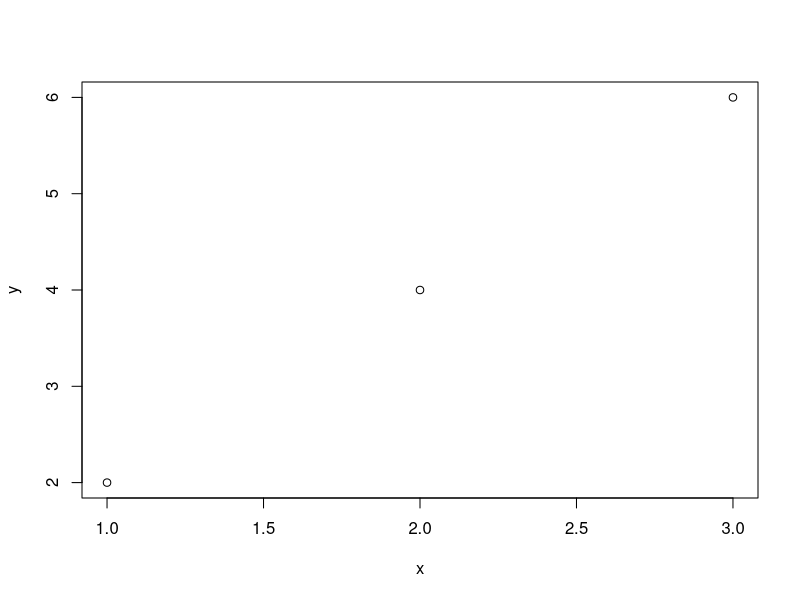
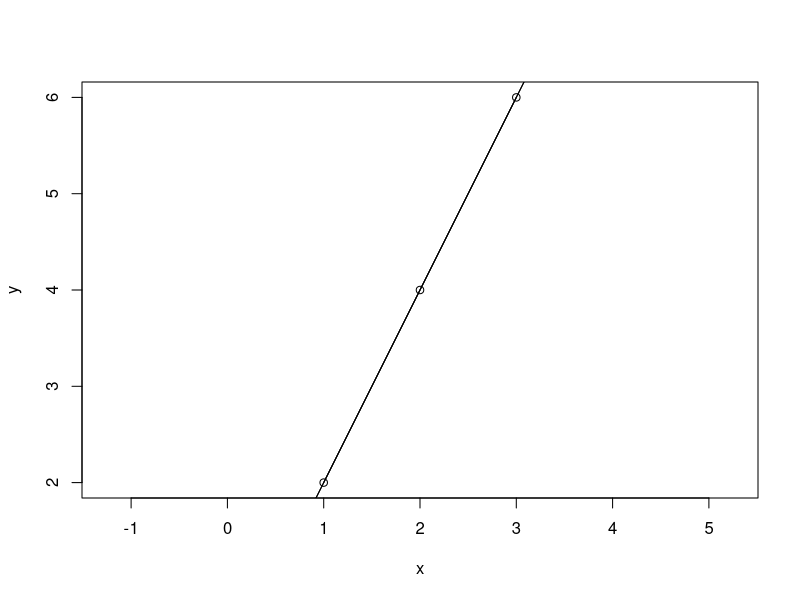
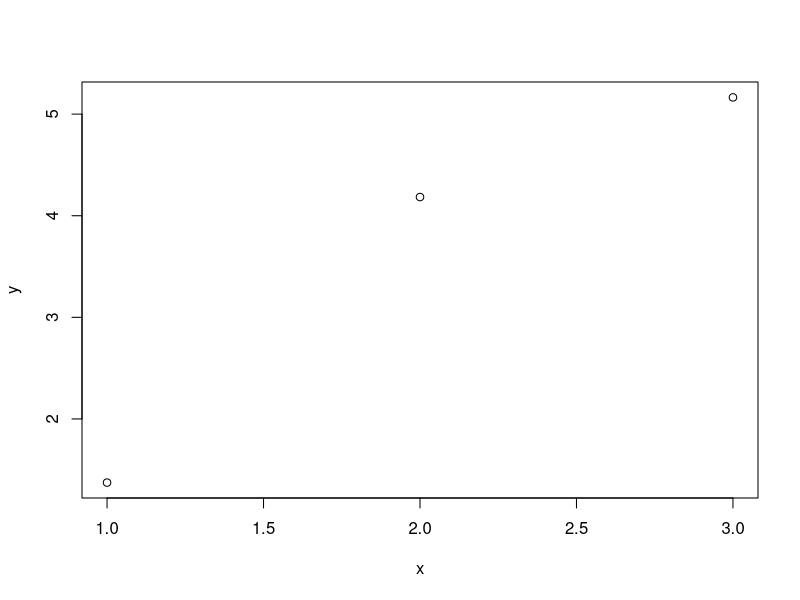
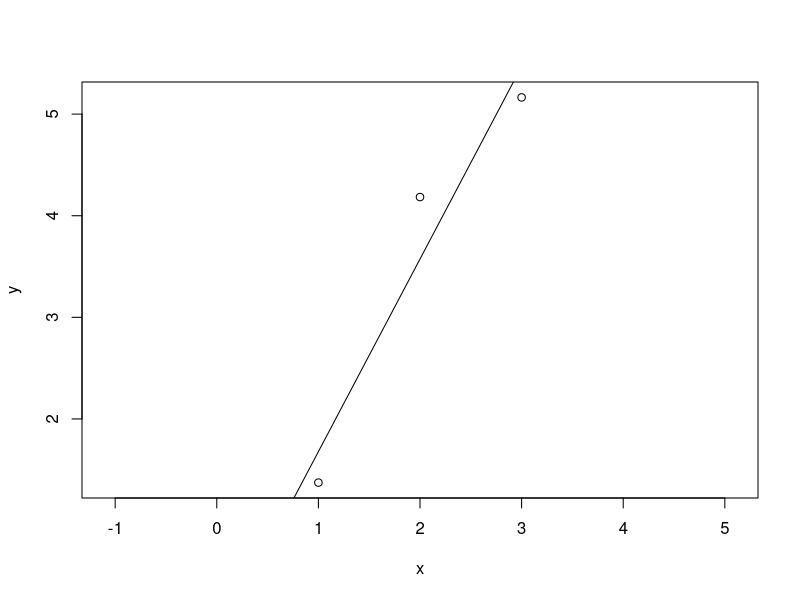
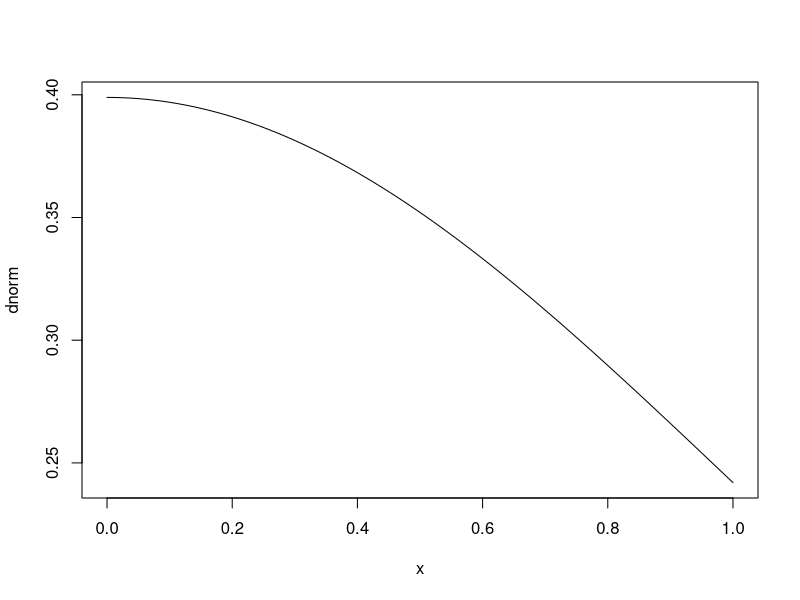
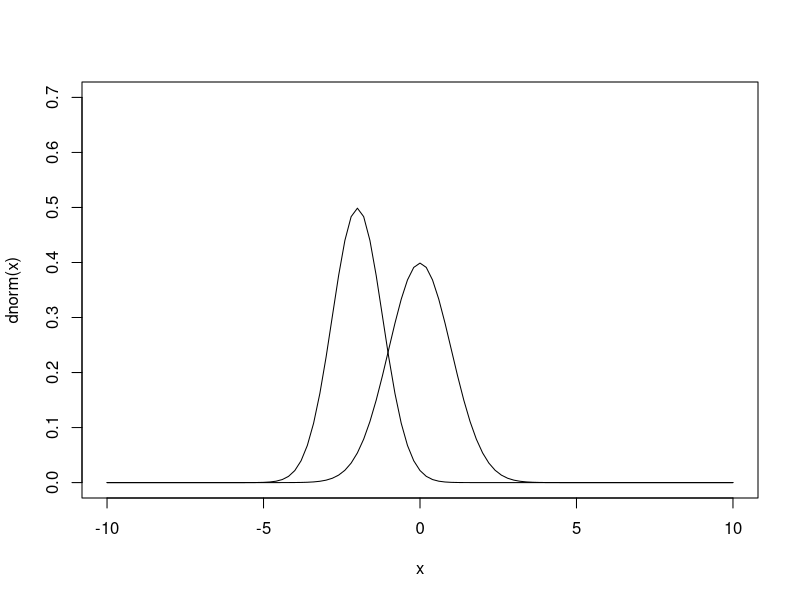

Recreate these plots in R, in order.
# Create a vector called x
x <- c(1, 2, 3)
# y = 2*x
y = 2 * x
# Visualisation
plot(x, y)
# x and y in the same unit
plot(x, y, asp = TRUE)
lines(x, y)
abline(a=0, b=2)
abline(b=2)
abline(0,2)
# Data frame
data.frame(x, y)
a <- data.frame(x, y)
# indexing
x[2]
x[2:3]
x[-1]
a[1, 2]
a[1, "y"]
a[1, ]
a[c(1,3),]
# Simulation for regression
set.seed(1)
a$y <- a$y +rnorm(3)
plot(a)
plot(y ~ x ,a, asp=TRUE)
lm(y ~ x ,a)
a.lm = lm(y ~ x ,a)
abline(a.lm)
summary(a.lm)
## Practice in 2017-04-05
## Normal distribution density
plot(dnorm)
curve(dnorm,-10,10, xlim=c(-10,10),ylim=c(0,0.7))
customdnorm <- function(x){dnorm(x, -2, 0.8)}
curve(customdnorm,-10,10, add=TRUE)
